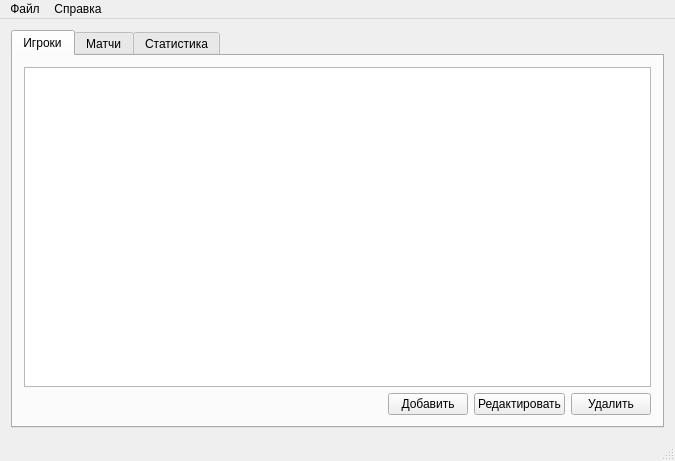
<?xml version="1.0" encoding="UTF-8"?>
<ui version="4.0">
 <class>MainWindow</class>
 <widget class="QMainWindow" name="MainWindow">
  <property name="geometry">
   <rect>
    <x>0</x>
    <y>0</y>
    <width>675</width>
    <height>461</height>
   </rect>
  </property>
  <property name="windowTitle">
   <string>FootballManager</string>
  </property>
  <widget class="QWidget" name="centralWidget">
   <layout class="QGridLayout" name="gridLayout">
    <item row="0" column="0">
     <widget class="QTabWidget" name="tabWidget">
      <property name="currentIndex">
       <number>0</number>
      </property>
      <widget class="QWidget" name="tab">
       <attribute name="title">
        <string>Игроки</string>
       </attribute>
       <layout class="QGridLayout" name="gridLayout_3">
        <item row="0" column="0" colspan="4">
         <widget class="QTableView" name="tableView">
          <property name="selectionMode">
           <enum>QAbstractItemView::SingleSelection</enum>
          </property>
          <property name="selectionBehavior">
           <enum>QAbstractItemView::SelectRows</enum>
          </property>
         </widget>
        </item>
        <item row="1" column="0">
         <spacer name="horizontalSpacer">
          <property name="orientation">
           <enum>Qt::Horizontal</enum>
          </property>
          <property name="sizeHint" stdset="0">
           <size>
            <width>363</width>
            <height>20</height>
           </size>
          </property>
         </spacer>
        </item>
        <item row="1" column="1">
         <widget class="QPushButton" name="addPlayerButton">
          <property name="text">
           <string>Добавить</string>
          </property>
         </widget>
        </item>
        <item row="1" column="2">
         <widget class="QPushButton" name="editPlayerButton">
          <property name="text">
           <string>Редактировать</string>
          </property>
         </widget>
        </item>
        <item row="1" column="3">
         <widget class="QPushButton" name="dropPlayerButton">
          <property name="text">
           <string>Удалить</string>
          </property>
         </widget>
        </item>
       </layout>
      </widget>
      <widget class="QWidget" name="tab_2">
       <attribute name="title">
        <string>Матчи</string>
       </attribute>
       <layout class="QGridLayout" name="gridLayout_2">
        <item row="0" column="0" colspan="4">
         <widget class="QTableView" name="tableView_2">
          <property name="selectionMode">
           <enum>QAbstractItemView::SingleSelection</enum>
          </property>
          <property name="selectionBehavior">
           <enum>QAbstractItemView::SelectRows</enum>
          </property>
         </widget>
        </item>
        <item row="1" column="0">
         <spacer name="horizontalSpacer_2">
          <property name="orientation">
           <enum>Qt::Horizontal</enum>
          </property>
          <property name="sizeHint" stdset="0">
           <size>
            <width>363</width>
            <height>20</height>
           </size>
          </property>
         </spacer>
        </item>
        <item row="1" column="1">
         <widget class="QPushButton" name="addMatchButton">
          <property name="text">
           <string>Добавить</string>
          </property>
         </widget>
        </item>
        <item row="1" column="2">
         <widget class="QPushButton" name="editMatchButton">
          <property name="text">
           <string>Редактировать</string>
          </property>
         </widget>
        </item>
        <item row="1" column="3">
         <widget class="QPushButton" name="matchDeleteButton">
          <property name="text">
           <string>Удалить</string>
          </property>
         </widget>
        </item>
       </layout>
      </widget>
      <widget class="QWidget" name="tab_3">
       <attribute name="title">
        <string>Статистика</string>
       </attribute>
       <layout class="QGridLayout" name="gridLayout_4">
        <item row="1" column="0">
         <widget class="QLabel" name="label">
          <property name="sizePolicy">
           <sizepolicy hsizetype="Preferred" vsizetype="Preferred">
            <horstretch>0</horstretch>
            <verstretch>0</verstretch>
           </sizepolicy>
          </property>
          <property name="text">
           <string>Победы:</string>
          </property>
         </widget>
        </item>
        <item row="1" column="1">
         <widget class="QLabel" name="winsLabel">
          <property name="text">
           <string/>
          </property>
         </widget>
        </item>
        <item row="1" column="2">
         <widget class="QLabel" name="label_3">
          <property name="text">
           <string>Ничьи:</string>
          </property>
         </widget>
        </item>
        <item row="1" column="3">
         <widget class="QLabel" name="tiesLabel">
          <property name="text">
           <string/>
          </property>
         </widget>
        </item>
        <item row="1" column="4">
         <widget class="QLabel" name="label_5">
          <property name="text">
           <string>Поражения:</string>
          </property>
         </widget>
        </item>
        <item row="0" column="0" colspan="6">
         <widget class="QTableView" name="tableView_3">
          <property name="sizePolicy">
           <sizepolicy hsizetype="Expanding" vsizetype="Expanding">
            <horstretch>0</horstretch>
            <verstretch>0</verstretch>
           </sizepolicy>
          </property>
          <property name="selectionMode">
           <enum>QAbstractItemView::NoSelection</enum>
          </property>
         </widget>
        </item>
        <item row="1" column="5">
         <widget class="QLabel" name="loosesLabel">
          <property name="text">
           <string/>
          </property>
         </widget>
        </item>
       </layout>
      </widget>
     </widget>
    </item>
   </layout>
  </widget>
  <widget class="QMenuBar" name="menuBar">
   <property name="geometry">
    <rect>
     <x>0</x>
     <y>0</y>
     <width>675</width>
     <height>21</height>
    </rect>
   </property>
   <widget class="QMenu" name="menu">
    <property name="title">
     <string>Файл</string>
    </property>
    <addaction name="actionCreate"/>
    <addaction name="actionOpen"/>
    <addaction name="actionDelete"/>
    <addaction name="separator"/>
    <addaction name="actionExit"/>
   </widget>
   <widget class="QMenu" name="menu_2">
    <property name="title">
     <string>Справка</string>
    </property>
    <addaction name="actionAbout"/>
    <addaction name="actionDev"/>
   </widget>
   <addaction name="menu"/>
   <addaction name="menu_2"/>
  </widget>
  <widget class="QStatusBar" name="statusBar"/>
  <action name="actionCreate">
   <property name="text">
    <string>Создать...</string>
   </property>
  </action>
  <action name="actionOpen">
   <property name="text">
    <string>Открыть...</string>
   </property>
  </action>
  <action name="actionDelete">
   <property name="text">
    <string>Удалить...</string>
   </property>
  </action>
  <action name="actionExit">
   <property name="text">
    <string>Выход</string>
   </property>
  </action>
  <action name="actionAbout">
   <property name="text">
    <string>О программе</string>
   </property>
  </action>
  <action name="actionDev">
   <property name="text">
    <string>Разработчик</string>
   </property>
  </action>
 </widget>
 <layoutdefault spacing="6" margin="11"/>
 <resources/>
 <connections/>
</ui>
